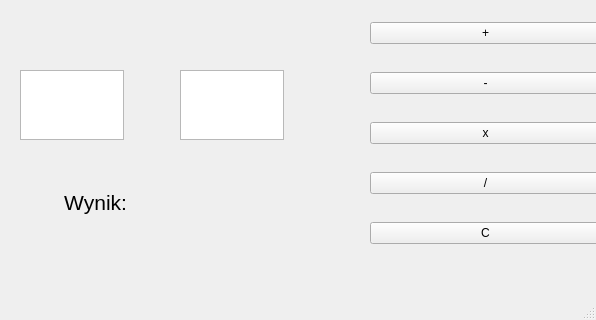
<?xml version="1.0" encoding="UTF-8"?>
<ui version="4.0">
 <class>MainWindow</class>
 <widget class="QMainWindow" name="MainWindow">
  <property name="geometry">
   <rect>
    <x>0</x>
    <y>0</y>
    <width>596</width>
    <height>320</height>
   </rect>
  </property>
  <property name="windowTitle">
   <string>MainWindow</string>
  </property>
  <widget class="QWidget" name="centralwidget">
   <widget class="QWidget" name="verticalLayoutWidget">
    <property name="geometry">
     <rect>
      <x>370</x>
      <y>0</y>
      <width>231</width>
      <height>271</height>
     </rect>
    </property>
    <layout class="QVBoxLayout" name="verticalLayout">
     <item>
      <widget class="QPushButton" name="button_dodaj">
       <property name="text">
        <string>+</string>
       </property>
      </widget>
     </item>
     <item>
      <widget class="QPushButton" name="button_minus">
       <property name="text">
        <string>-</string>
       </property>
      </widget>
     </item>
     <item>
      <widget class="QPushButton" name="button_mnoz">
       <property name="text">
        <string>x</string>
       </property>
      </widget>
     </item>
     <item>
      <widget class="QPushButton" name="button_dziel">
       <property name="text">
        <string>/</string>
       </property>
      </widget>
     </item>
     <item>
      <widget class="QPushButton" name="button_reset">
       <property name="text">
        <string>C</string>
       </property>
      </widget>
     </item>
    </layout>
   </widget>
   <widget class="QPlainTextEdit" name="liczba1">
    <property name="geometry">
     <rect>
      <x>20</x>
      <y>70</y>
      <width>104</width>
      <height>70</height>
     </rect>
    </property>
   </widget>
   <widget class="QPlainTextEdit" name="liczba2">
    <property name="geometry">
     <rect>
      <x>180</x>
      <y>70</y>
      <width>104</width>
      <height>70</height>
     </rect>
    </property>
   </widget>
   <widget class="QLabel" name="label">
    <property name="geometry">
     <rect>
      <x>26</x>
      <y>182</y>
      <width>101</width>
      <height>41</height>
     </rect>
    </property>
    <property name="font">
     <font>
      <pointsize>16</pointsize>
     </font>
    </property>
    <property name="text">
     <string>Wynik:</string>
    </property>
    <property name="alignment">
     <set>Qt::AlignRight|Qt::AlignTrailing|Qt::AlignVCenter</set>
    </property>
   </widget>
   <widget class="QLabel" name="label_wynik">
    <property name="geometry">
     <rect>
      <x>140</x>
      <y>180</y>
      <width>91</width>
      <height>41</height>
     </rect>
    </property>
    <property name="text">
     <string/>
    </property>
   </widget>
  </widget>
  <widget class="QMenuBar" name="menubar">
   <property name="geometry">
    <rect>
     <x>0</x>
     <y>0</y>
     <width>596</width>
     <height>20</height>
    </rect>
   </property>
  </widget>
  <widget class="QStatusBar" name="statusbar"/>
 </widget>
 <resources/>
 <connections/>
</ui>
